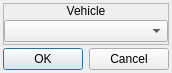
<?xml version="1.0" encoding="UTF-8"?>
<ui version="4.0">
 <class>SelectVehicle</class>
 <widget class="QDialog" name="SelectVehicle">
  <property name="geometry">
   <rect>
    <x>0</x>
    <y>0</y>
    <width>166</width>
    <height>73</height>
   </rect>
  </property>
  <property name="windowTitle">
   <string>Vehicle</string>
  </property>
  <property name="windowIcon">
   <iconset resource="gui_icons.qrc">
    <normaloff>:/icons/openrpgmaker.png</normaloff>:/icons/openrpgmaker.png</iconset>
  </property>
  <property name="styleSheet">
   <string notr="true">.QFrame
{
	border-width: 1px;
	border-style: solid;
	border-color: palette(window-text);
}

.QFrame&gt;QLabel
{
	border-width: 0px;
	background-color: palette(window-text);
	color: palette(window);
	font-weight: bold;
}

.QFrame&gt;QCheckBox
{
	background-color: palette(window-text);
	border-width: 0px;
	border-style: none;
	color: palette(window);
	spacing: 3px;
	font-weight: bold;
	padding: 0px 0px 0px 3px;
}

.QFrame&gt;QCheckBox::indicator
{
	min-width: 8px;
	max-width: 8px;
	min-height: 8px;
	max-height: 8px;
	width: 8px;
	height: 8px;
	border-width: 2px;
	border-radius: 0px;
	border-style: ridge;
	border-color: palette(mid);
}

.QFrame&gt;QCheckBox::indicator:unchecked
{
	background-color: palette(base);
}

.QFrame&gt;QCheckBox::indicator:checked
{
	background-color: palette(window-text);
}

.QFrame&gt;QCheckBox::indicator:hover
{
	border-color: palette(highlight);
}</string>
  </property>
  <layout class="QVBoxLayout" name="verticalLayout_2">
   <property name="spacing">
    <number>3</number>
   </property>
   <property name="margin">
    <number>3</number>
   </property>
   <item>
    <widget class="QFrame" name="frame">
     <property name="frameShape">
      <enum>QFrame::StyledPanel</enum>
     </property>
     <property name="frameShadow">
      <enum>QFrame::Raised</enum>
     </property>
     <layout class="QVBoxLayout" name="verticalLayout">
      <property name="spacing">
       <number>0</number>
      </property>
      <property name="margin">
       <number>0</number>
      </property>
      <item>
       <widget class="QLabel" name="label">
        <property name="sizePolicy">
         <sizepolicy hsizetype="Preferred" vsizetype="Fixed">
          <horstretch>0</horstretch>
          <verstretch>0</verstretch>
         </sizepolicy>
        </property>
        <property name="text">
         <string>Vehicle</string>
        </property>
        <property name="alignment">
         <set>Qt::AlignCenter</set>
        </property>
       </widget>
      </item>
      <item>
       <widget class="QWidget" name="widget" native="true">
        <layout class="QHBoxLayout" name="horizontalLayout_3">
         <property name="spacing">
          <number>0</number>
         </property>
         <property name="margin">
          <number>0</number>
         </property>
         <item>
          <widget class="QComboBox" name="cboxVehicles"/>
         </item>
        </layout>
       </widget>
      </item>
     </layout>
    </widget>
   </item>
   <item>
    <widget class="QDialogButtonBox" name="buttonBox">
     <property name="orientation">
      <enum>Qt::Horizontal</enum>
     </property>
     <property name="standardButtons">
      <set>QDialogButtonBox::Cancel|QDialogButtonBox::Ok</set>
     </property>
    </widget>
   </item>
  </layout>
 </widget>
 <resources>
  <include location="gui_icons.qrc"/>
 </resources>
 <connections>
  <connection>
   <sender>buttonBox</sender>
   <signal>accepted()</signal>
   <receiver>SelectVehicle</receiver>
   <slot>accept()</slot>
   <hints>
    <hint type="sourcelabel">
     <x>248</x>
     <y>254</y>
    </hint>
    <hint type="destinationlabel">
     <x>157</x>
     <y>274</y>
    </hint>
   </hints>
  </connection>
  <connection>
   <sender>buttonBox</sender>
   <signal>rejected()</signal>
   <receiver>SelectVehicle</receiver>
   <slot>reject()</slot>
   <hints>
    <hint type="sourcelabel">
     <x>316</x>
     <y>260</y>
    </hint>
    <hint type="destinationlabel">
     <x>286</x>
     <y>274</y>
    </hint>
   </hints>
  </connection>
 </connections>
</ui>
